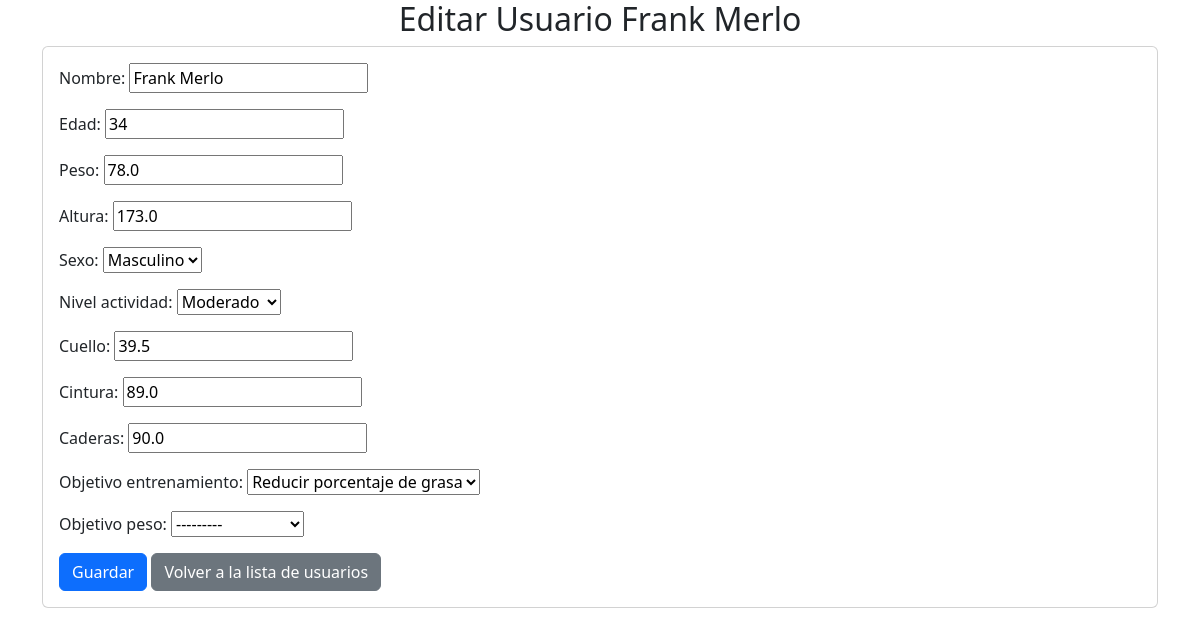
Screenshot of /editar/1/ with the database file from the repository.
### gestor/models.py (models this page shows, shortened)
class Usuario(models.Model):
    SEXO_OPCIONES = [
        ('M', 'Masculino'),
        ('F', 'Femenino'),
    ]
    ACTIVIDAD_OPCIONES = [
        (1.2, 'Sedentario'),
        (1.375, 'Ligero'),
        (1.55, 'Moderado'),
        (1.725, 'Activo'),
        (1.9, 'Muy activo'),
    ]
    OBJETIVO_ENTRENAMIENTO_OPCIONES = [
        ('Aumentar masa muscular', 'Aumentar masa muscular'),
        ('Mantener peso', 'Mantener peso'),
        ('Reducir porcentaje de grasa', 'Reducir porcentaje de grasa'),
    ]
    OBJETIVO_PESO_OPCIONES = [
        (1.1, '0.5 kg/semana'),
        (1.15, '3 kg/semana'),
        (1.2, '5 kg/semana'),
    ]
    nombre = models.CharField(max_length=90, blank=False, null=False)
    edad = models.IntegerField(default=18)
    peso = models.FloatField(default=50)  # en kilogramos
    altura = models.FloatField(default=150)  # en centímetros
    sexo = models.CharField(max_length=1, choices=SEXO_OPCIONES)
    nivel_actividad = models.FloatField(choices=ACTIVIDAD_OPCIONES, default=1.2)
    cuello = models.FloatField(default=30)  # en centímetros
    cintura = models.FloatField(default=60)  # en centímetros
    caderas = models.FloatField(default=90)  # en centímetros (solo para mujeres)
    objetivo_entrenamiento = models.CharField(max_length=30, choices=OBJETIVO_ENTRENAMIENTO_OPCIONES, default='Mantener peso')
    objetivo_peso = models.FloatField(choices=OBJETIVO_PESO_OPCIONES, null=True, blank=True)  # Solo para 'Aumentar masa muscular'
    macros_proteina = models.FloatField(default=21)
    macros_carbohidratos = models.FloatField(default=50)
    macros_grasas = models.FloatField(default=29)

### gestor/views.py (the view)
# urls.py: path('editar/<int:pk>/', views.editar_usuario, name='editar_usuario'),
def editar_usuario(request, pk):
    usuario = get_object_or_404(Usuario, pk=pk)
    if request.method == 'POST':
        form = UsuarioForm(request.POST, instance=usuario)
        if form.is_valid():
            form.save()
            return HttpResponseRedirect(reverse('detalle_usuario', args=[usuario.id]))
    else:
        form = UsuarioForm(instance=usuario)
    return render(request, 'gestor/editar_usuario.html', {'form': form, 'usuario': usuario})

### gestor/forms.py
class UsuarioForm(forms.ModelForm):
    class Meta:
        model = Usuario
        fields = ['nombre', 'edad', 'peso', 'altura', 'sexo', 'nivel_actividad', 'cuello', 'cintura', 'caderas', 'objetivo_entrenamiento', 'objetivo_peso']

### templates/gestor/editar_usuario.html (shortened to what this page needs)
{% extends 'gestor/base.html' %}
{% block content %}
<h2 class="text-center">Editar Usuario {{ usuario.nombre }}</h2>
<div class="card">
    <div class="card-body">
        <form method="post" class="needs-validation" novalidate>
            <div class="form-group">
                {{ form.as_p }}
            </div>
            <button type="submit" class="btn btn-primary">Guardar</button>
            <a href="{% url 'lista_usuarios' %}" class="btn btn-secondary">Volver a la lista de usuarios</a>
        </form>
    </div>
</div>
{% endblock %}

### rows the page displays
Usuario: nombre "Frank Merlo", edad "34", peso "78.0", altura "173.0", sexo "Masculino", nivel_actividad "Moderado", cuello "39.5", cintura "89.0", caderas "90.0", objetivo_entrenamiento "Reducir porcentaje de grasa", objetivo_peso "---------"
